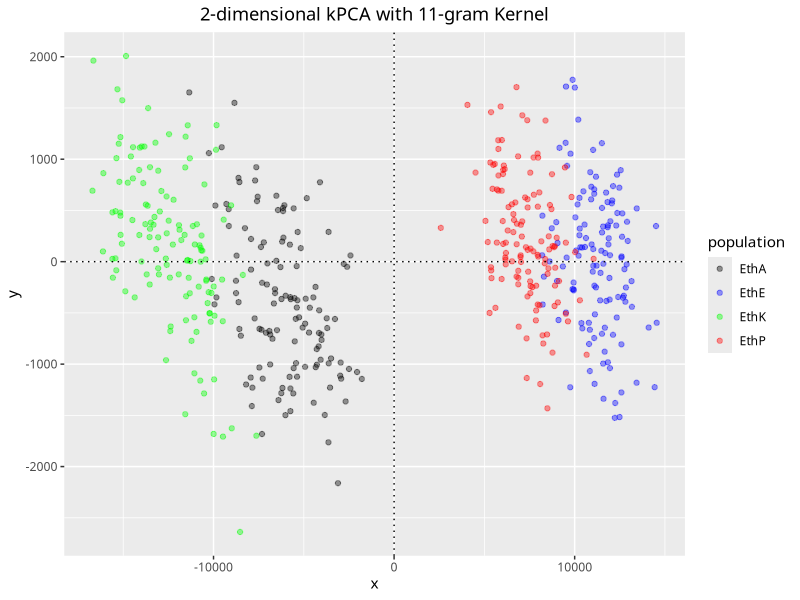

Generate this figure with R:
#################### Load the kernel matrix and libraries #################### 



library(kernlab)
library(ggplot2)

K <- as.matrix(read.csv("../kernel_matrices/11_gram.txt", header=F, sep=" "))
# K <- K / (max(K) / 2)
K <- as.kernelMatrix(K)
N <- dim(K)[1]
population <- as.factor(as.matrix(read.csv("../data/population.csv", header=F)))



#################### kSVM #################### 



## First we should split the data into learning (2/3) and test (1/3) parts
ntrain <- round(N*2/3)      # number of training examples
tindex <- sample(N, ntrain) # indices of training examples

## The fit a SVM in the train part
svm1.train <- ksvm(K[tindex,tindex], population[tindex], type="C-svc", kernel='matrix')

## and make it predict the test part

## Let's call SV the set of obtained support vectors

## Then it becomes tricky. We must compute the test-vs-SV kernel matrix
## which we do in two phases:

# First the test-vs-train matrix
testK <- K[-tindex, tindex]
# then we extract the SV from the train
testK <- testK[, SVindex(svm1.train), drop=FALSE]

# Now we can predict the test data
# Warning: here we MUST convert the matrix testK to a 'kernelMatrix'
y1 <- predict(svm1.train, as.kernelMatrix(testK))

table (pred=y1, truth=population[-tindex])

cat('Error rate = ', 100*sum(y1 != population[-tindex])/length(y1), '%')



#################### kPCA #################### 



kpc.snp <- kpca (K, features=2, kernel="matrix")
data <- as.data.frame(kpc.snp@rotated[,1:2])
colnames(data) <- c("x", "y")
data$population <- population

MyPalette <- c(EthA = "black", EthE = "blue", EthK = "green", EthP = "red")

g2 <- ggplot(data, aes(x=x, y=y, color=population)) + geom_point(alpha=.4)
g2 + geom_vline(xintercept=0, linetype="dotted") + geom_hline(yintercept=0, linetype="dotted") + 
  labs(title="2-dimensional kPCA with 11-gram Kernel") +
  theme(plot.title = element_text(hjust = 0.5)) + theme(text=element_text(family="Ubuntu")) +
  scale_colour_manual(values = MyPalette)
